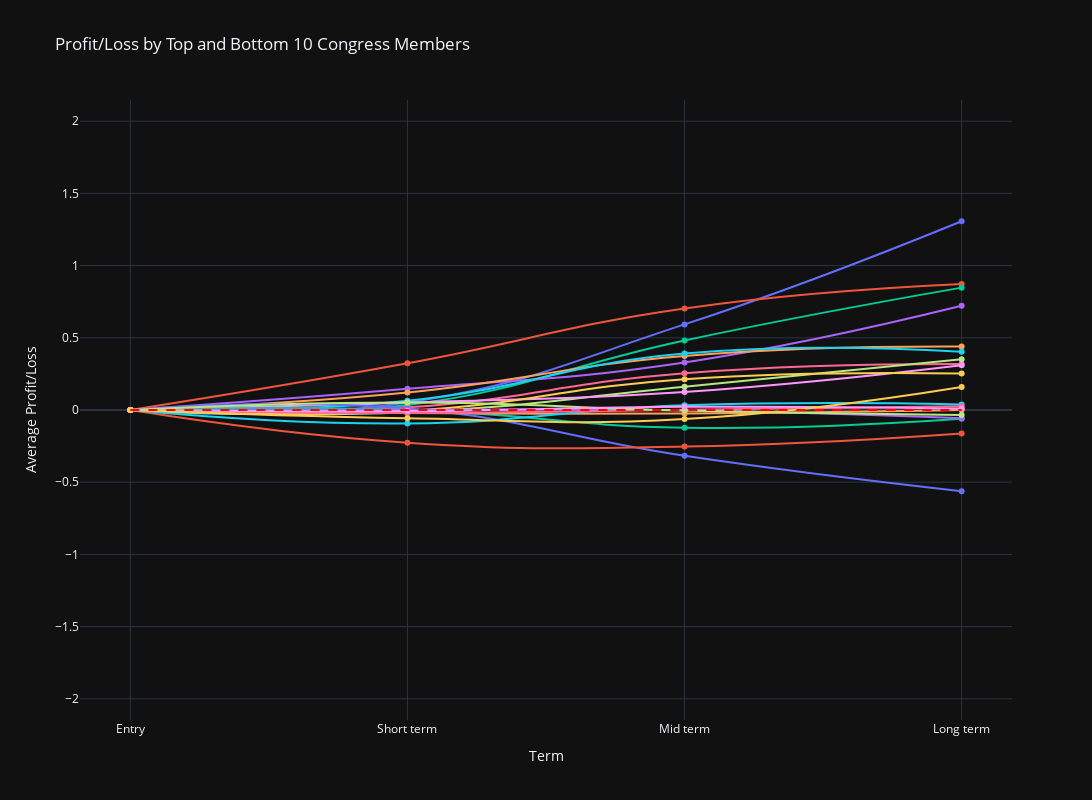

Notebook source saved alongside this figure:
### Markdown cell above
Would not beat benchmark standards if buying and holding by different chambers.

### Code cell
import pandas as pd
import plotly.graph_objects as go
import numpy as np

# Assuming your dataframe is named Just_stocks_purchases_2023VE

# Calculate mean profit/loss for each person and term
profit_loss_by_name = Just_stocks_purchases_2023VE.groupby('Name')[['Short_term_profit_loss', 'Mid_term_profit_loss', 'Long_term_profit_loss']].mean()

# Calculate overall performance (sum of all terms)
profit_loss_by_name['Overall'] = profit_loss_by_name.sum(axis=1)

# Get top 10 and bottom 10 performers
top_10 = profit_loss_by_name.nlargest(10, 'Overall')
bottom_10 = profit_loss_by_name.nsmallest(10, 'Overall')

# Combine top and bottom performers
selected_members = pd.concat([top_10, bottom_10])

# Create the plot
fig = go.Figure()

# Add a line for each selected Congress member
for name in selected_members.index:
    fig.add_trace(go.Scatter(
        x=['Entry', 'Short term', 'Mid term', 'Long term'],
        y=[0] + selected_members.loc[name, ['Short_term_profit_loss', 'Mid_term_profit_loss', 'Long_term_profit_loss']].tolist(),
        mode='lines+markers',
        name=name,
        hoverinfo='name+y',
        line=dict(shape='spline', smoothing=1.3),  # This creates the smoothed curve
        showlegend=False
    ))

# Customize the plot
fig.update_layout(
    title='Profit/Loss by Top and Bottom 10 Congress Members',
    xaxis_title='Term',
    yaxis_title='Average Profit/Loss',
    hovermode='closest',
    width=1200,
    height=800
)

# Add a horizontal line at y=0 to show the breakeven point
fig.add_shape(
    type="line",
    x0="Entry",
    y0=0,
    x1="Long term",
    y1=0,
    line=dict(color="red", width=2, dash="dash"),
)

# Update y-axis to be symmetric around 0
max_abs_y = max(abs(selected_members.values.min()), abs(selected_members.values.max()))
fig.update_yaxes(range=[-max_abs_y*1.1, max_abs_y*1.1])

# Show the plot
fig.show()

# Print the top 5 most profitable and least profitable members for each term
terms = ['Short_term_profit_loss', 'Mid_term_profit_loss', 'Long_term_profit_loss']
for term in terms:
    print(f"\nTop 5 most profitable members ({term}):")
    print(profit_loss_by_name[term].nlargest(5))
    print(f"\nTop 5 least profitable members ({term}):")
    print(profit_loss_by_name[term].nsmallest(5))

### Figure 1 — Plotly figure (JSON) as saved in the notebook; plotly's stock layout.template omitted (floating-point values rounded to 4 significant figures)
{"data": [{"hoverinfo": "name+y", "line": {"shape": "spline", "smoothing": 1.3}, "mode": "lines+markers", "name": "Morgan Mcgarvey", "showlegend": false, "x": ["Entry", "Short term", "Mid term", "Long term"], "y": [0, 0.05124, 0.5929, 1.307], "type": "scatter"}, {"hoverinfo": "name+y", "line": {"shape": "spline", "smoothing": 1.3}, "mode": "lines+markers", "name": "Smith, Tina", "showlegend": false, "x": ["Entry", "Short term", "Mid term", "Long term"], "y": [0, 0.3236, 0.7027, 0.8723], "type": "scatter"}, {"hoverinfo": "name+y", "line": {"shape": "spline", "smoothing": 1.3}, "mode": "lines+markers", "name": "Pete Sessions", "showlegend": false, "x": ["Entry", "Short term", "Mid term", "Long term"], "y": [0, 0.03526, 0.4818, 0.8474], "type": "scatter"}, {"hoverinfo": "name+y", "line": {"shape": "spline", "smoothing": 1.3}, "mode": "lines+markers", "name": "Mark Dr Green", "showlegend": false, "x": ["Entry", "Short term", "Mid term", "Long term"], "y": [0, 0.1465, 0.3296, 0.7216], "type": "scatter"}, {"hoverinfo": "name+y", "line": {"shape": "spline", "smoothing": 1.3}, "mode": "lines+markers", "name": "Sullivan, Dan", "showlegend": false, "x": ["Entry", "Short term", "Mid term", "Long term"], "y": [0, 0.1212, 0.3746, 0.4395], "type": "scatter"}, {"hoverinfo": "name+y", "line": {"shape": "spline", "smoothing": 1.3}, "mode": "lines+markers", "name": "Dwight Evans", "showlegend": false, "x": ["Entry", "Short term", "Mid term", "Long term"], "y": [0, 0.06472, 0.3907, 0.4032], "type": "scatter"}, {"hoverinfo": "name+y", "line": {"shape": "spline", "smoothing": 1.3}, "mode": "lines+markers", "name": "Thomas H. Kean", "showlegend": false, "x": ["Entry", "Short term", "Mid term", "Long term"], "y": [0, 0.01835, 0.2545, 0.3181], "type": "scatter"}, {"hoverinfo": "name+y", "line": {"shape": "spline", "smoothing": 1.3}, "mode": "lines+markers", "name": "McConnell, A. Mitchell Jr.", "showlegend": false, "x": ["Entry", "Short term", "Mid term", "Long term"], "y": [0, -0.01532, 0.1614, 0.3508], "type": "scatter"}, {"hoverinfo": "name+y", "line": {"shape": "spline", "smoothing": 1.3}, "mode": "lines+markers", "name": "Daniel Crenshaw", "showlegend": false, "x": ["Entry", "Short term", "Mid term", "Long term"], "y": [0, 0.05181, 0.1244, 0.3098], "type": "scatter"}, {"hoverinfo": "name+y", "line": {"shape": "spline", "smoothing": 1.3}, "mode": "lines+markers", "name": "Mullin, Markwayne", "showlegend": false, "x": ["Entry", "Short term", "Mid term", "Long term"], "y": [0, -0.006667, 0.2135, 0.2522], "type": "scatter"}, {"hoverinfo": "name+y", "line": {"shape": "spline", "smoothing": 1.3}, "mode": "lines+markers", "name": "James E Hon Banks", "showlegend": false, "x": ["Entry", "Short term", "Mid term", "Long term"], "y": [0, 0.009627, -0.3165, -0.562], "type": "scatter"}, {"hoverinfo": "name+y", "line": {"shape": "spline", "smoothing": 1.3}, "mode": "lines+markers", "name": "Greg Steube", "showlegend": false, "x": ["Entry", "Short term", "Mid term", "Long term"], "y": [0, -0.2263, -0.2536, -0.1626], "type": "scatter"}, {"hoverinfo": "name+y", "line": {"shape": "spline", "smoothing": 1.3}, "mode": "lines+markers", "name": "Robert E. Latta", "showlegend": false, "x": ["Entry", "Short term", "Mid term", "Long term"], "y": [0, 0.001212, -0.1228, -0.06095], "type": "scatter"}, {"hoverinfo": "name+y", "line": {"shape": "spline", "smoothing": 1.3}, "mode": "lines+markers", "name": "Earl Blumenauer", "showlegend": false, "x": ["Entry", "Short term", "Mid term", "Long term"], "y": [0, 0.001044, -0.001598, -0.0571], "type": "scatter"}, {"hoverinfo": "name+y", "line": {"shape": "spline", "smoothing": 1.3}, "mode": "lines+markers", "name": "Carper, Thomas R.", "showlegend": false, "x": ["Entry", "Short term", "Mid term", "Long term"], "y": [0, -0.02102, -0.02436, 2.368e-05], "type": "scatter"}, {"hoverinfo": "name+y", "line": {"shape": "spline", "smoothing": 1.3}, "mode": "lines+markers", "name": "Richard W. Allen", "showlegend": false, "x": ["Entry", "Short term", "Mid term", "Long term"], "y": [0, -0.09346, 0.03256, 0.03877], "type": "scatter"}, {"hoverinfo": "name+y", "line": {"shape": "spline", "smoothing": 1.3}, "mode": "lines+markers", "name": "Virginia Foxx", "showlegend": false, "x": ["Entry", "Short term", "Mid term", "Long term"], "y": [0, -0.02143, 0.002338, 0.02516], "type": "scatter"}, {"hoverinfo": "name+y", "line": {"shape": "spline", "smoothing": 1.3}, "mode": "lines+markers", "name": "James French Hill", "showlegend": false, "x": ["Entry", "Short term", "Mid term", "Long term"], "y": [0, 0.05231, -0.004008, -0.03446], "type": "scatter"}, {"hoverinfo": "name+y", "line": {"shape": "spline", "smoothing": 1.3}, "mode": "lines+markers", "name": "Carol Devine Miller", "showlegend": false, "x": ["Entry", "Short term", "Mid term", "Long term"], "y": [0, -0.006966, 0.02173, 0.009557], "type": "scatter"}, {"hoverinfo": "name+y", "line": {"shape": "spline", "smoothing": 1.3}, "mode": "lines+markers", "name": "Michael K. Simpson", "showlegend": false, "x": ["Entry", "Short term", "Mid term", "Long term"], "y": [0, -0.05678, -0.06292, 0.1589], "type": "scatter"}], "layout": {"title": {"text": "Profit/Loss by Top and Bottom 10 Congress Members"}, "xaxis": {"title": {"text": "Term"}}, "yaxis": {"title": {"text": "Average Profit/Loss"}, "range": [-2.147, 2.147]}, "hovermode": "closest", "width": 1200, "height": 800, "shapes": [{"line": {"color": "red", "dash": "dash", "width": 2}, "type": "line", "x0": "Entry", "x1": "Long term", "y0": 0, "y1": 0}]}}
